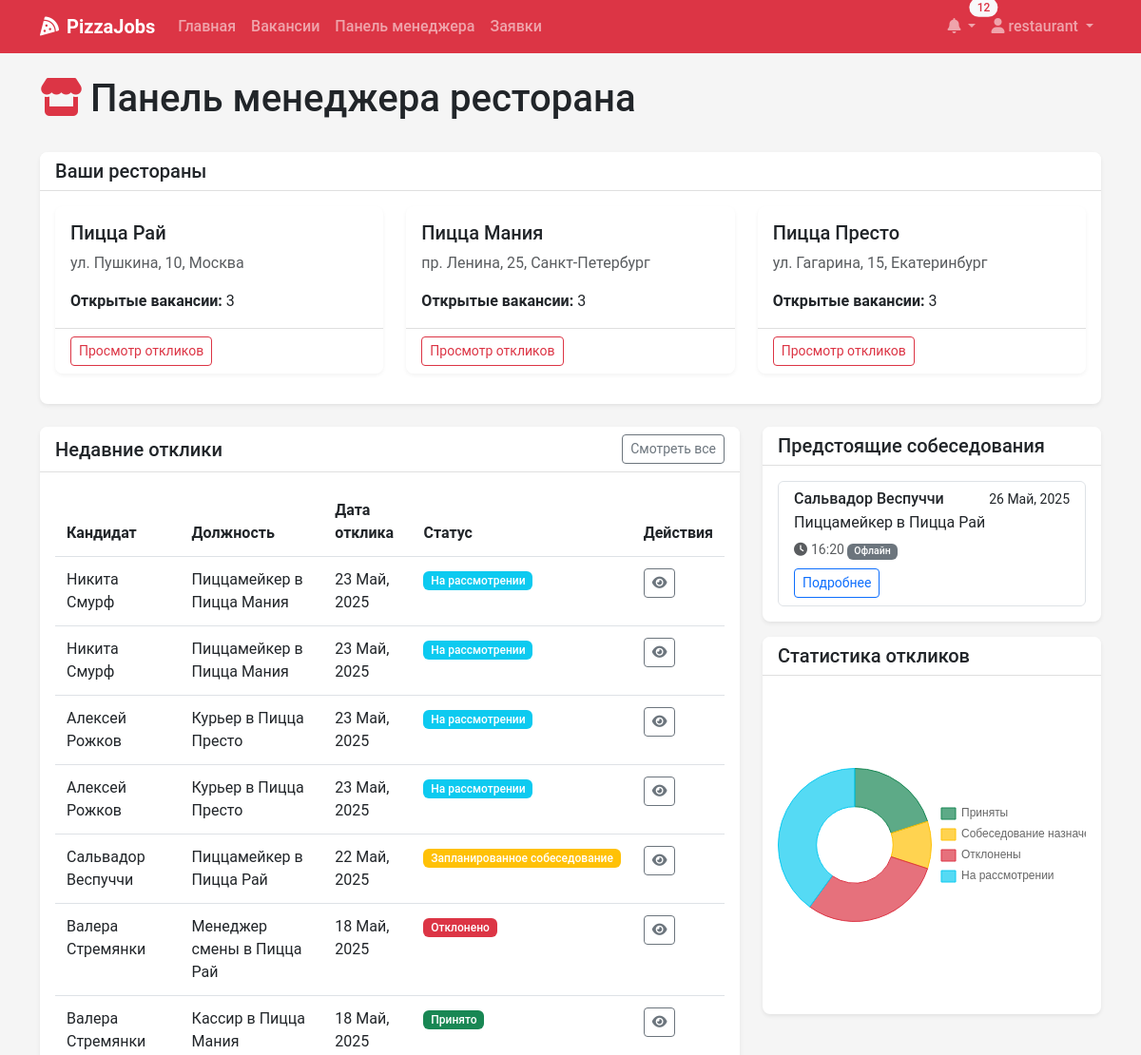
The app's page /manager/dashboard/ (signed in, upper part), older data.
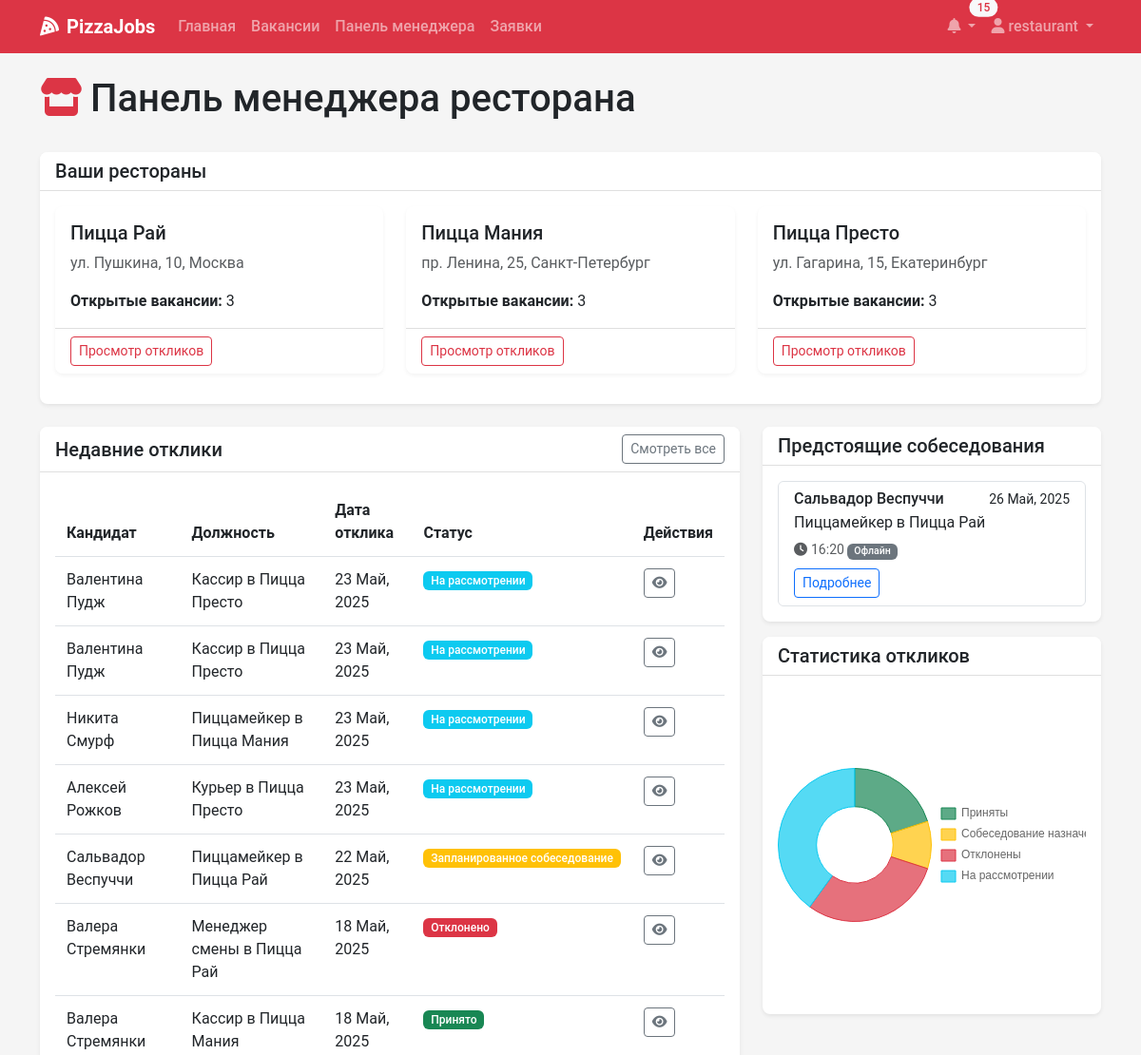
The same page, newer data.
### recruitment/models.py (models this page shows, shortened)
class Restaurant(models.Model):
    name = models.CharField(max_length=100)
    address = models.CharField(max_length=255)
    city = models.CharField(max_length=100)
    manager = models.ForeignKey(User, on_delete=models.SET_NULL, null=True, blank=True, related_name='managed_restaurants')

class Application(models.Model):
    vacancy = models.ForeignKey(Vacancy, on_delete=models.CASCADE, related_name='applications')
    user = models.ForeignKey(User, on_delete=models.CASCADE, related_name='applications')
    resume = models.ForeignKey(Resume, on_delete=models.SET_NULL, null=True, blank=True, related_name='applications')
    cover_letter = models.TextField(blank=True, null=True)
    status = models.CharField(max_length=20, choices=ApplicationStatus.choices, default=ApplicationStatus.NEW)
    applied_at = models.DateTimeField(auto_now_add=True)
    updated_at = models.DateTimeField(auto_now=True)

class Vacancy(models.Model):
    title = models.CharField(max_length=100)
    position_type = models.ForeignKey(PositionType, on_delete=models.CASCADE, related_name='vacancies')
    restaurants = models.ManyToManyField(Restaurant, related_name='vacancies')
    description = models.TextField()
    requirements = models.TextField()
    responsibilities = models.TextField()
    conditions = models.TextField()
    salary_min = models.DecimalField(max_digits=10, decimal_places=2, null=True, blank=True)
    salary_max = models.DecimalField(max_digits=10, decimal_places=2, null=True, blank=True)
    is_active = models.BooleanField(default=True)
    created_at = models.DateTimeField(auto_now_add=True)
    updated_at = models.DateTimeField(auto_now=True)
    created_by = models.ForeignKey(User, on_delete=models.SET_NULL, null=True, related_name='created_vacancies')
    class Meta:
        verbose_name_plural = "Vacancies"

class Interview(models.Model):
    application = models.ForeignKey(Application, on_delete=models.CASCADE, related_name='interviews')
    scheduled_by = models.ForeignKey(User, on_delete=models.SET_NULL, null=True, related_name='scheduled_interviews')
    interviewer = models.ForeignKey(User, on_delete=models.SET_NULL, null=True, related_name='assigned_interviews')
    restaurant = models.ForeignKey(Restaurant, on_delete=models.CASCADE, related_name='interviews')
    date_time = models.DateTimeField()
    location = models.CharField(max_length=255)
    is_online = models.BooleanField(default=False)
    meeting_link = models.URLField(blank=True, null=True)
    notes = models.TextField(blank=True, null=True)
    completed = models.BooleanField(default=False)

### recruitment/views.py (the view)
# urls.py: path('manager/dashboard/', views.manager_dashboard, name='manager_dashboard'),
@login_required
@restaurant_manager_required
def manager_dashboard(request):
    managed_restaurants = Restaurant.objects.filter(manager=request.user)
    recent_applications = Application.objects.filter(
        vacancy__restaurants__in=managed_restaurants
    ).distinct().order_by('-applied_at')[:10]
    upcoming_interviews = Interview.objects.filter(
        Q(interviewer=request.user) |
        Q(application__vacancy__restaurants__in=managed_restaurants),
        date_time__gte=timezone.now()
    ).distinct().order_by('date_time')[:5]
    applications_by_status = Application.objects.filter(
        vacancy__restaurants__in=managed_restaurants
    ).values('status').annotate(count=Count('id'))
    context = {
        'managed_restaurants': managed_restaurants,
        'recent_applications': recent_applications,
        'upcoming_interviews': upcoming_interviews,
        'applications_by_status': applications_by_status,
    }
    return render(request, 'manager/dashboard.html', context)

### recruitment/context_processors.py (called while the page is built)
def notifications_processor(request):
    if request.user.is_authenticated:
        unread_count = Notification.objects.filter(user=request.user, read=False).count()
        latest_notifs = Notification.objects.filter(user=request.user).order_by('-created_at')[:5]
    else:
        unread_count = 0
        latest_notifs = []
    return {
        'unread_count': unread_count,
        'latest_notifications': latest_notifs,
    }

### templates/manager/dashboard.html (shortened to what the changed rows need)
{% extends 'base.html' %}
{% block content %}
<div class="container">
    <div class="d-flex justify-content-between align-items-center mb-4">
        <h1><i class="fas fa-store me-2 text-danger"></i>Панель менеджера ресторана</h1>
    </div>
    <div class="card shadow mb-4">
        <div class="card-header bg-white">
            <h2 class="card-title h5 mb-0">Ваши рестораны</h2>
        </div>
        <div class="card-body">
            {% if managed_restaurants %}
                <div class="row">
                    {% for restaurant in managed_restaurants %}
                        <div class="col-md-4 mb-3">
                            <div class="card h-100 shadow-sm">
                                <div class="card-body">
                                    <h5 class="card-title">{{ restaurant.name }}</h5>
                                    <p class="card-text text-muted">{{ restaurant.address }}, {{ restaurant.city }}</p>
                                    <p class="card-text">
                                        <strong>Открытые вакансии:</strong> {{ restaurant.vacancies.filter.count }}
                                    </p>
                                </div>
                                <div class="card-footer bg-white">
                                    <a href="{% url 'application_list' %}" class="btn btn-sm btn-outline-danger">
                                        Просмотр откликов
                                    </a>
                                </div>
                            </div>
                        </div>
                    {% endfor %}
                </div>
            {% else %}
                <div class="alert alert-info">
                    <i class="fas fa-info-circle me-2"></i>Вы пока не управляете ни одним рестораном. Пожалуйста, свяжитесь с HR или администратором.
                </div>
            {% endif %}
        </div>
    </div>
    <div class="row">
        <div class="col-lg-8 mb-4">
            <div class="card shadow">
                <div class="card-body">
                    {% if recent_applications %}
                        <div class="table-responsive">
                            <table class="table table-hover">
                                <thead>
                                    <tr>
                                        <th>Кандидат</th>
                                        <th>Должность</th>
                                        <th>Дата отклика</th>
                                        <th>Статус</th>
                                        <th>Действия</th>
                                    </tr>
                                </thead>
                                <tbody>
                                    {% for application in recent_applications %}
                                        <tr>
                                            <td>{{ application.user.get_full_name }}</td>
                                            <td>{{ application.vacancy.title }}</td>
                                            <td>{{ application.applied_at|date:"d M, Y" }}</td>
                                            <td>
                                                <span class="badge {% if application.status == 'NEW' %}bg-primary{% elif application.status == 'REVIEWING' %}bg-info{% elif application.status == 'INTERVIEW_SCHEDULED' %}bg-warning{% elif application.status == 'ACCEPTED' %}bg-success{% elif application.status == 'REJECTED' %}bg-danger{% else %}bg-secondary{% endif %}">
                                                    {{ application.get_status_display }}
                                                </span>
                                            </td>
                                            <td>
                                                <a href="{% url 'application_detail' application.id %}" class="btn btn-sm btn-outline-secondary">
                                                    <i class="fas fa-eye"></i>
                                                </a>
                                            </td>
                                        </tr>
                                    {% endfor %}
                                </tbody>
                            </table>
                        </div>
                    {% else %}
                        <div class="alert alert-info">
                            <i class="fas fa-info-circle me-2"></i>Нет недавних откликов для отображения.
                        </div>
                    {% endif %}
                </div>
            </div>
        </div>
        <div class="col-lg-4 mb-4">
            <div class="card shadow">
                <div class="card-body">
                    {% if upcoming_interviews %}
                        <div class="list-group">
                            {% for interview in upcoming_interviews %}
                                <div class="list-group-item list-group-item-action">
                                    <div class="d-flex w-100 justify-content-between">
                                        <h6 class="mb-1">{{ interview.application.user.get_full_name }}</h6>
                                        <small>{{ interview.date_time|date:"d M, Y" }}</small>
                                    </div>
                                    <p class="mb-1">{{ interview.application.vacancy.title }}</p>
                                    <small class="text-muted">
                                        <i class="fas fa-clock me-1"></i>{{ interview.date_time|date:"H:i" }}
                                        {% if interview.is_online %}
                                            <span class="badge bg-info">Онлайн</span>
                                        {% else %}
                                            <span class="badge bg-secondary">Офлайн</span>
                                        {% endif %}
                                    </small>
                                    <div class="mt-2">
                                        <a href="{% url 'application_detail' interview.application.id %}" class="btn btn-sm btn-outline-primary">Подробнее</a>
                                    </div>
                                </div>
                            {% endfor %}
                        </div>
                    {% else %}
                        <div class="alert alert-info">
                            <i class="fas fa-info-circle me-2"></i>Нет запланированных собеседований.
                        </div>
                    {% endif %}
                </div>
            </div>
        </div>
    </div>
</div>
{% endblock %}

### templates/base.html (shortened to what this page needs)
<!DOCTYPE html>
<html lang="ru">
<head>
    <link href="https://cdn.jsdelivr.net/npm/bootstrap@5.3.0-alpha1/dist/css/bootstrap.min.css" rel="stylesheet">
    <link rel="stylesheet" href="https://cdnjs.cloudflare.com/ajax/libs/font-awesome/6.0.0/css/all.min.css">
    <link rel="stylesheet" href="/static/css/main.css">
</head>
<body>
    <nav class="navbar navbar-expand-lg navbar-dark bg-danger sticky-top">
        <div class="container">
            <a class="navbar-brand" href="{% url 'home' %}">
                <i class="fas fa-pizza-slice me-2"></i>PizzaJobs
            </a>
            <div class="collapse navbar-collapse" id="navbarNav">
                <ul class="navbar-nav me-auto">
                    <li class="nav-item">
                        <a class="nav-link" href="{% url 'home' %}">Главная</a>
                    </li>
                    <li class="nav-item">
                        <a class="nav-link" href="{% url 'vacancy_list' %}">Вакансии</a>
                    </li>
                    {% if user.is_authenticated %}
                        {% if user.profile.role == 'HR_MANAGER' %}
                            <li class="nav-item">
                                <a class="nav-link" href="{% url 'hr_dashboard' %}">HR Панель</a>
                            </li>
                            <li class="nav-item">
                                <a class="nav-link" href="{% url 'manage_vacancies' %}">Управление вакансиями</a>
                            </li>
                        {% elif user.profile.role == 'RESTAURANT_MANAGER' %}
                            <li class="nav-item">
                                <a class="nav-link" href="{% url 'manager_dashboard' %}">Панель менеджера</a>
                            </li>
                        {% endif %}
                        <li class="nav-item">
                            <a class="nav-link" href="{% url 'application_list' %}">Заявки</a>
                        </li>
                    {% endif %}
                </ul>
                <ul class="navbar-nav">
                    {% if user.is_authenticated %}
                        <li class="nav-item dropdown">
                            <a class="nav-link dropdown-toggle position-relative" href="#" id="notificationDropdown" role="button" data-bs-toggle="dropdown">
                                <i class="fas fa-bell"></i>
                                {% if unread_count %}
                                    <span class="badge rounded-pill bg-light text-danger position-absolute top-0 start-100 translate-middle">
                                        {{ unread_count }}
                                    </span>
                                {% endif %}
                            </a>
                        </li>
                        <li class="nav-item dropdown">
                            <a class="nav-link dropdown-toggle" href="#" id="userDropdown" role="button" data-bs-toggle="dropdown">
                                <i class="fas fa-user"></i> {{ user.username }}
                            </a>
                        </li>
                    {% endif %}
                </ul>
            </div>
        </div>
    </nav>
    <main class="py-4">
        {% block content %}{% endblock %}
    </main>
</body>
</html>

Row changes from the older to the newer data that the page shows:
removed Application: user.get_full_name "Никита Смурф", vacancy "Пиццамейкер в Пицца Мания", applied_at "23 Май, 2025", status "На рассмотрении"
removed Application: user.get_full_name "Алексей Рожков", vacancy "Курьер в Пицца Престо", applied_at "23 Май, 2025", status "На рассмотрении"
added Application: user.get_full_name "Валентина Пудж", vacancy "Кассир в Пицца Престо", applied_at "23 Май, 2025", status "На рассмотрении"
added Application: user.get_full_name "Валентина Пудж", vacancy "Кассир в Пицца Престо", applied_at "23 Май, 2025", status "На рассмотрении"
Text that changed along with them:
{{ unread_count }}: "12" → "15"
